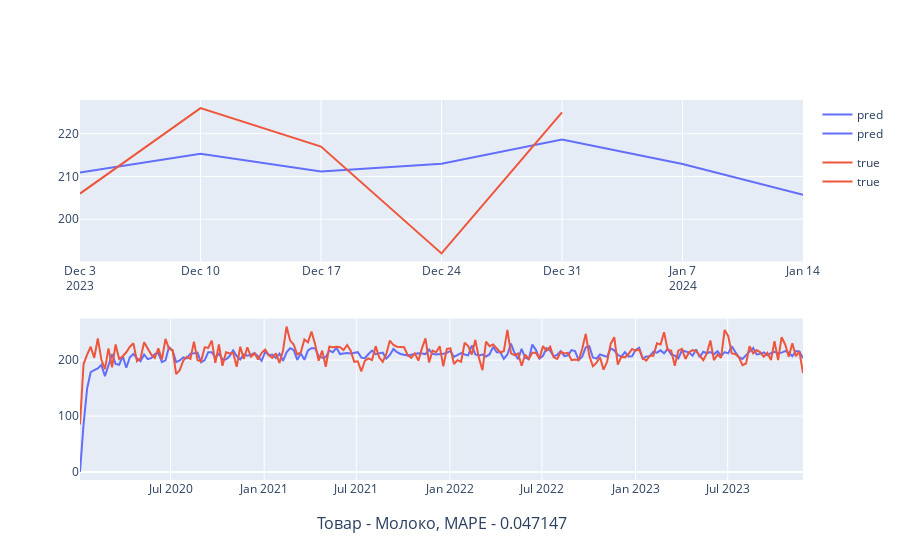
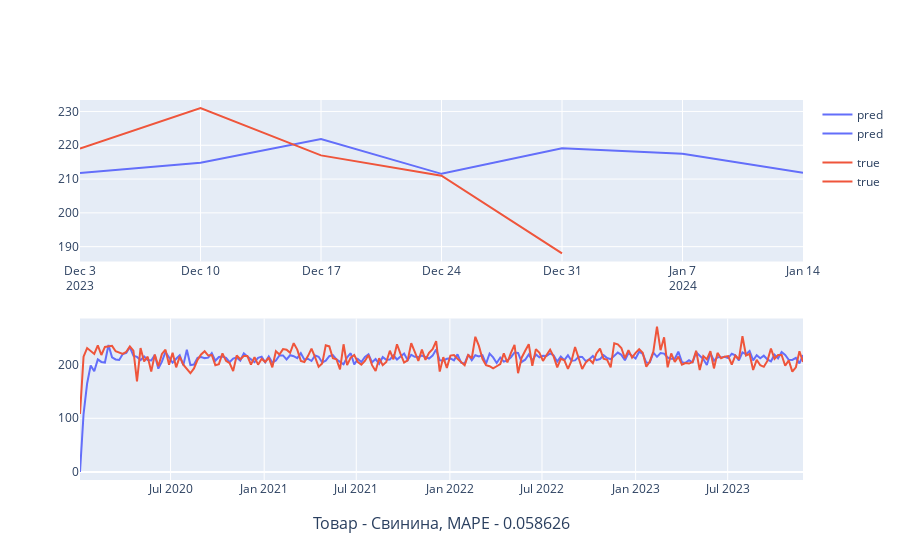
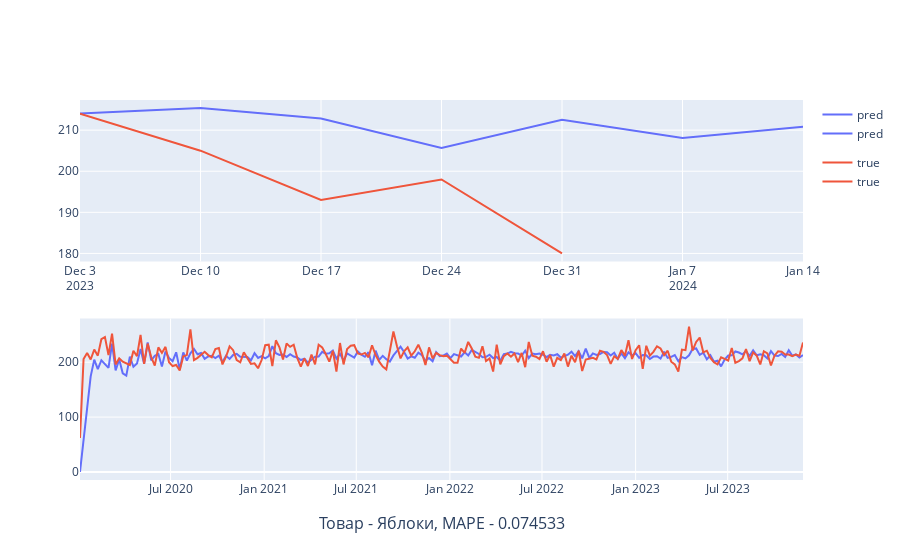
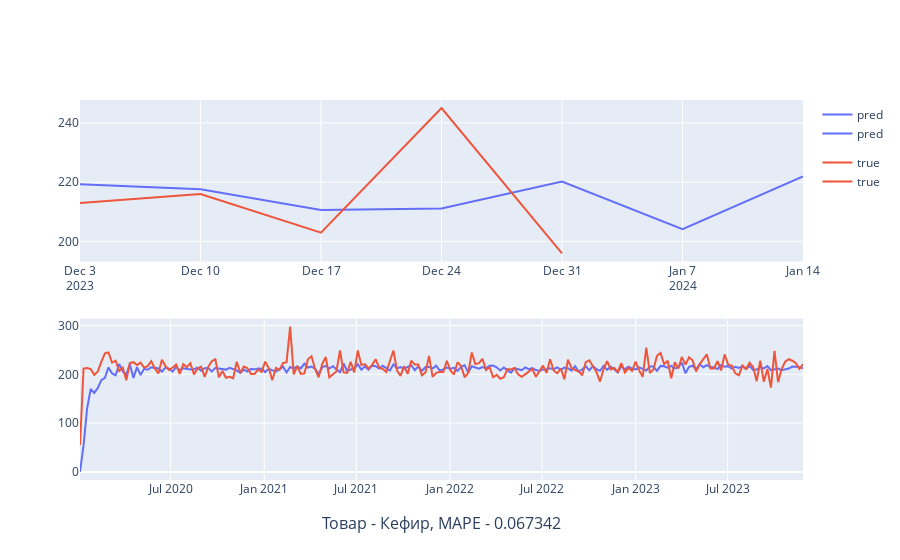

These figures' notebook cell, in order:
### Code cell
for col in train.columns:
	display(get_plot(models_full[col]['model'], col))

### Figure 1 — Plotly figure (JSON) as saved in the notebook; plotly's stock layout.template omitted (floating-point values rounded to 4 significant figures; data arrays with more than 128 entries replaced by an {"elided": "..."} marker saying what was removed)
{"data": [{"hovertemplate": "variable=pred<br>index=%{x}<br>value=%{y}<extra></extra>", "legendgroup": "pred", "line": {"color": "#636efa", "dash": "solid"}, "marker": {"symbol": "circle"}, "mode": "lines", "name": "pred", "orientation": "v", "showlegend": true, "type": "scatter", "x": ["2023-12-03T00:00:00", "2023-12-10T00:00:00", "2023-12-17T00:00:00", "2023-12-24T00:00:00", "2023-12-31T00:00:00", "2024-01-07T00:00:00", "2024-01-14T00:00:00"], "xaxis": "x", "y": [210.9, 215.3, 211.2, 213.0, 218.6, 212.9, 205.7], "yaxis": "y"}, {"hovertemplate": "variable=true<br>index=%{x}<br>value=%{y}<extra></extra>", "legendgroup": "true", "line": {"color": "#EF553B", "dash": "solid"}, "marker": {"symbol": "circle"}, "mode": "lines", "name": "true", "orientation": "v", "showlegend": true, "type": "scatter", "x": ["2023-12-03T00:00:00", "2023-12-10T00:00:00", "2023-12-17T00:00:00", "2023-12-24T00:00:00", "2023-12-31T00:00:00", "2024-01-07T00:00:00", "2024-01-14T00:00:00"], "xaxis": "x", "y": [206, 226, 217, 192, 225, null, null], "yaxis": "y"}, {"hovertemplate": "variable=pred<br>Date=%{x}<br>value=%{y}<extra></extra>", "legendgroup": "pred", "line": {"color": "#636efa", "dash": "solid"}, "marker": {"symbol": "circle"}, "mode": "lines", "name": "pred", "orientation": "v", "showlegend": true, "type": "scatter", "x": {"elided": "204 str values"}, "xaxis": "x2", "y": {"elided": "204 float values"}, "yaxis": "y2"}, {"hovertemplate": "variable=true<br>Date=%{x}<br>value=%{y}<extra></extra>", "legendgroup": "true", "line": {"color": "#EF553B", "dash": "solid"}, "marker": {"symbol": "circle"}, "mode": "lines", "name": "true", "orientation": "v", "showlegend": true, "type": "scatter", "x": {"elided": "204 str values"}, "xaxis": "x2", "y": {"elided": "204 int values"}, "yaxis": "y2"}], "layout": {"annotations": [{"font": {"size": 16}, "showarrow": false, "text": "Товар - Молоко, MAPE - 0.047147", "x": 0.5, "xanchor": "center", "xref": "paper", "y": 0, "yanchor": "top", "yref": "paper", "yshift": -30}], "xaxis": {"anchor": "y", "domain": [0, 1]}, "xaxis2": {"anchor": "y2", "domain": [0, 1]}, "yaxis": {"anchor": "x", "domain": [0.575, 1]}, "yaxis2": {"anchor": "x2", "domain": [0, 0.425]}}}

### Figure 2 — Plotly figure (JSON) as saved in the notebook; plotly's stock layout.template omitted (floating-point values rounded to 4 significant figures; data arrays with more than 128 entries replaced by an {"elided": "..."} marker saying what was removed)
{"data": [{"hovertemplate": "variable=pred<br>index=%{x}<br>value=%{y}<extra></extra>", "legendgroup": "pred", "line": {"color": "#636efa", "dash": "solid"}, "marker": {"symbol": "circle"}, "mode": "lines", "name": "pred", "orientation": "v", "showlegend": true, "type": "scatter", "x": ["2023-12-03T00:00:00", "2023-12-10T00:00:00", "2023-12-17T00:00:00", "2023-12-24T00:00:00", "2023-12-31T00:00:00", "2024-01-07T00:00:00", "2024-01-14T00:00:00"], "xaxis": "x", "y": [211.8, 214.9, 221.8, 211.5, 219.1, 217.5, 211.8], "yaxis": "y"}, {"hovertemplate": "variable=true<br>index=%{x}<br>value=%{y}<extra></extra>", "legendgroup": "true", "line": {"color": "#EF553B", "dash": "solid"}, "marker": {"symbol": "circle"}, "mode": "lines", "name": "true", "orientation": "v", "showlegend": true, "type": "scatter", "x": ["2023-12-03T00:00:00", "2023-12-10T00:00:00", "2023-12-17T00:00:00", "2023-12-24T00:00:00", "2023-12-31T00:00:00", "2024-01-07T00:00:00", "2024-01-14T00:00:00"], "xaxis": "x", "y": [219, 231, 217, 211, 188, null, null], "yaxis": "y"}, {"hovertemplate": "variable=pred<br>Date=%{x}<br>value=%{y}<extra></extra>", "legendgroup": "pred", "line": {"color": "#636efa", "dash": "solid"}, "marker": {"symbol": "circle"}, "mode": "lines", "name": "pred", "orientation": "v", "showlegend": true, "type": "scatter", "x": {"elided": "204 str values"}, "xaxis": "x2", "y": {"elided": "204 float values"}, "yaxis": "y2"}, {"hovertemplate": "variable=true<br>Date=%{x}<br>value=%{y}<extra></extra>", "legendgroup": "true", "line": {"color": "#EF553B", "dash": "solid"}, "marker": {"symbol": "circle"}, "mode": "lines", "name": "true", "orientation": "v", "showlegend": true, "type": "scatter", "x": {"elided": "204 str values"}, "xaxis": "x2", "y": {"elided": "204 int values"}, "yaxis": "y2"}], "layout": {"annotations": [{"font": {"size": 16}, "showarrow": false, "text": "Товар - Свинина, MAPE - 0.058626", "x": 0.5, "xanchor": "center", "xref": "paper", "y": 0, "yanchor": "top", "yref": "paper", "yshift": -30}], "xaxis": {"anchor": "y", "domain": [0, 1]}, "xaxis2": {"anchor": "y2", "domain": [0, 1]}, "yaxis": {"anchor": "x", "domain": [0.575, 1]}, "yaxis2": {"anchor": "x2", "domain": [0, 0.425]}}}

### Figure 3 — Plotly figure (JSON) as saved in the notebook; plotly's stock layout.template omitted (floating-point values rounded to 4 significant figures; data arrays with more than 128 entries replaced by an {"elided": "..."} marker saying what was removed)
{"data": [{"hovertemplate": "variable=pred<br>index=%{x}<br>value=%{y}<extra></extra>", "legendgroup": "pred", "line": {"color": "#636efa", "dash": "solid"}, "marker": {"symbol": "circle"}, "mode": "lines", "name": "pred", "orientation": "v", "showlegend": true, "type": "scatter", "x": ["2023-12-03T00:00:00", "2023-12-10T00:00:00", "2023-12-17T00:00:00", "2023-12-24T00:00:00", "2023-12-31T00:00:00", "2024-01-07T00:00:00", "2024-01-14T00:00:00"], "xaxis": "x", "y": [214.0, 215.4, 212.8, 205.6, 212.5, 208.1, 210.8], "yaxis": "y"}, {"hovertemplate": "variable=true<br>index=%{x}<br>value=%{y}<extra></extra>", "legendgroup": "true", "line": {"color": "#EF553B", "dash": "solid"}, "marker": {"symbol": "circle"}, "mode": "lines", "name": "true", "orientation": "v", "showlegend": true, "type": "scatter", "x": ["2023-12-03T00:00:00", "2023-12-10T00:00:00", "2023-12-17T00:00:00", "2023-12-24T00:00:00", "2023-12-31T00:00:00", "2024-01-07T00:00:00", "2024-01-14T00:00:00"], "xaxis": "x", "y": [214, 205, 193, 198, 180, null, null], "yaxis": "y"}, {"hovertemplate": "variable=pred<br>Date=%{x}<br>value=%{y}<extra></extra>", "legendgroup": "pred", "line": {"color": "#636efa", "dash": "solid"}, "marker": {"symbol": "circle"}, "mode": "lines", "name": "pred", "orientation": "v", "showlegend": true, "type": "scatter", "x": {"elided": "204 str values"}, "xaxis": "x2", "y": {"elided": "204 float values"}, "yaxis": "y2"}, {"hovertemplate": "variable=true<br>Date=%{x}<br>value=%{y}<extra></extra>", "legendgroup": "true", "line": {"color": "#EF553B", "dash": "solid"}, "marker": {"symbol": "circle"}, "mode": "lines", "name": "true", "orientation": "v", "showlegend": true, "type": "scatter", "x": {"elided": "204 str values"}, "xaxis": "x2", "y": {"elided": "204 int values"}, "yaxis": "y2"}], "layout": {"annotations": [{"font": {"size": 16}, "showarrow": false, "text": "Товар - Яблоки, MAPE - 0.074533", "x": 0.5, "xanchor": "center", "xref": "paper", "y": 0, "yanchor": "top", "yref": "paper", "yshift": -30}], "xaxis": {"anchor": "y", "domain": [0, 1]}, "xaxis2": {"anchor": "y2", "domain": [0, 1]}, "yaxis": {"anchor": "x", "domain": [0.575, 1]}, "yaxis2": {"anchor": "x2", "domain": [0, 0.425]}}}

### Figure 4 — Plotly figure (JSON) as saved in the notebook; plotly's stock layout.template omitted (floating-point values rounded to 4 significant figures; data arrays with more than 128 entries replaced by an {"elided": "..."} marker saying what was removed)
{"data": [{"hovertemplate": "variable=pred<br>index=%{x}<br>value=%{y}<extra></extra>", "legendgroup": "pred", "line": {"color": "#636efa", "dash": "solid"}, "marker": {"symbol": "circle"}, "mode": "lines", "name": "pred", "orientation": "v", "showlegend": true, "type": "scatter", "x": ["2023-12-03T00:00:00", "2023-12-10T00:00:00", "2023-12-17T00:00:00", "2023-12-24T00:00:00", "2023-12-31T00:00:00", "2024-01-07T00:00:00", "2024-01-14T00:00:00"], "xaxis": "x", "y": [219.3, 217.6, 210.7, 211.1, 220.2, 204.2, 222.0], "yaxis": "y"}, {"hovertemplate": "variable=true<br>index=%{x}<br>value=%{y}<extra></extra>", "legendgroup": "true", "line": {"color": "#EF553B", "dash": "solid"}, "marker": {"symbol": "circle"}, "mode": "lines", "name": "true", "orientation": "v", "showlegend": true, "type": "scatter", "x": ["2023-12-03T00:00:00", "2023-12-10T00:00:00", "2023-12-17T00:00:00", "2023-12-24T00:00:00", "2023-12-31T00:00:00", "2024-01-07T00:00:00", "2024-01-14T00:00:00"], "xaxis": "x", "y": [213, 216, 203, 245, 196, null, null], "yaxis": "y"}, {"hovertemplate": "variable=pred<br>Date=%{x}<br>value=%{y}<extra></extra>", "legendgroup": "pred", "line": {"color": "#636efa", "dash": "solid"}, "marker": {"symbol": "circle"}, "mode": "lines", "name": "pred", "orientation": "v", "showlegend": true, "type": "scatter", "x": {"elided": "204 str values"}, "xaxis": "x2", "y": {"elided": "204 float values"}, "yaxis": "y2"}, {"hovertemplate": "variable=true<br>Date=%{x}<br>value=%{y}<extra></extra>", "legendgroup": "true", "line": {"color": "#EF553B", "dash": "solid"}, "marker": {"symbol": "circle"}, "mode": "lines", "name": "true", "orientation": "v", "showlegend": true, "type": "scatter", "x": {"elided": "204 str values"}, "xaxis": "x2", "y": {"elided": "204 int values"}, "yaxis": "y2"}], "layout": {"annotations": [{"font": {"size": 16}, "showarrow": false, "text": "Товар - Кефир, MAPE - 0.067342", "x": 0.5, "xanchor": "center", "xref": "paper", "y": 0, "yanchor": "top", "yref": "paper", "yshift": -30}], "xaxis": {"anchor": "y", "domain": [0, 1]}, "xaxis2": {"anchor": "y2", "domain": [0, 1]}, "yaxis": {"anchor": "x", "domain": [0.575, 1]}, "yaxis2": {"anchor": "x2", "domain": [0, 0.425]}}}
